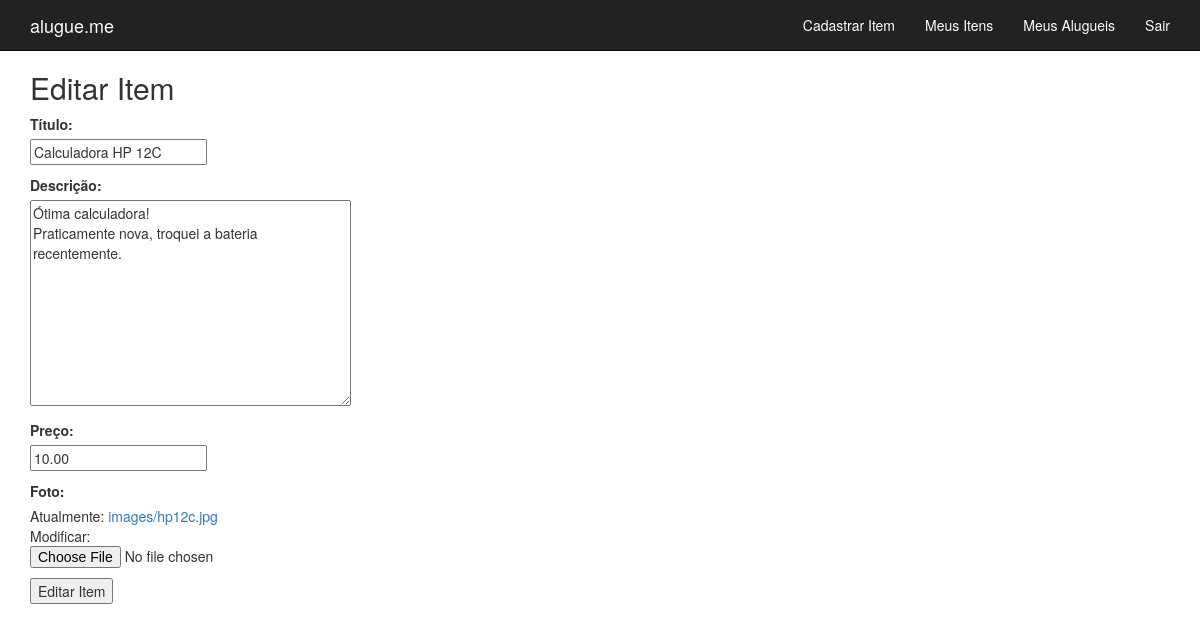
/items/1/edit/ (signed in), run on an earlier commit of the app's database.
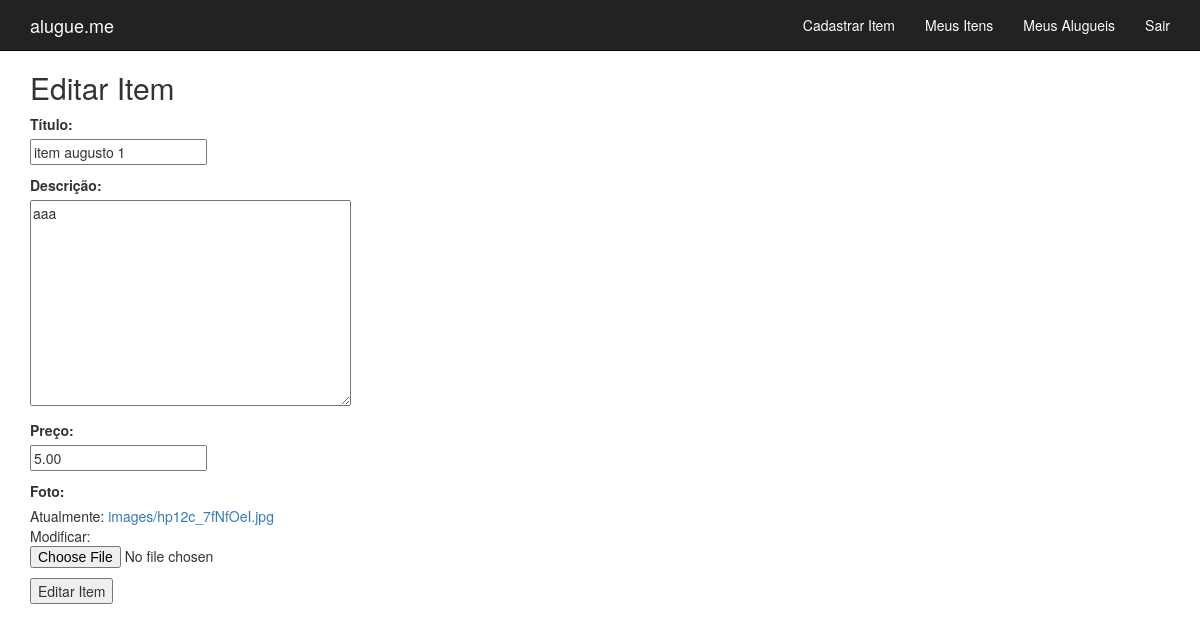
And on a later commit of the database.
### alugueme/models.py (models this page shows, shortened)
class Item(models.Model): # TODO generate thumbnail images?
    AVAILABLE_STATUS = 1
    UNAVAILABLE_STATUS = 2
    STATUS_CHOICES = (
        (AVAILABLE_STATUS, 'Disponível'),
        (UNAVAILABLE_STATUS, 'Indisponível'),
    )
    title = models.CharField(max_length=60, verbose_name='Título')
    description = models.TextField(max_length=800, verbose_name='Descrição')
    published_date = models.DateTimeField(blank=True, null=True)
    owner = models.ForeignKey('auth.User')
    price = models.DecimalField(max_digits=4, decimal_places=2, default=0, verbose_name='Preço')
    image = models.ImageField(upload_to = 'images/', default = 'images/None/no-img.jpg', verbose_name='Foto')
    status = models.IntegerField(choices=STATUS_CHOICES, default=AVAILABLE_STATUS)

### alugueme/views.py (the view)
# urls.py: url(r'^items/(?P<pk>[0-9]+)/edit/$', views.item_edit, name='item_edit'),
@login_required(login_url='login')
def item_edit(request, pk):
    item = get_object_or_404(Item, pk=pk)
    if request.user != item.owner:
        return redirect('index')
    if request.method == "POST":
        form = ItemForm(request.POST, request.FILES, instance=item)
        if form.is_valid():
            item = form.save(commit=False)
            item.owner = request.user
            item.published_date = timezone.now()
            item.save()
            messages.success(request, 'Item alterado com sucesso!')
            return redirect('item_detail', pk=item.pk)
    else:
        form = ItemForm(instance=item)
    return render(request, 'alugueme/item_edit.html', {'form': form, 'title': 'Editar Item'})

### alugueme/forms.py
class ItemForm(forms.ModelForm):
    class Meta:
        model = Item
        fields = ('title', 'description', 'price', 'image')

### alugueme/templates/alugueme/item_edit.html (shortened to what this page needs)
{% extends 'alugueme/base.html' %}
{% block content %}
  <h2>{{ title }}</h2>
  <form method="post" enctype="multipart/form-data" id="new-item-form">
    {% for field in form %}
      <p>
        {{ field.label_tag }}<br>
        {{ field }}
      </p>
    {% endfor %}
    <button type="submit">{{ title }}</button>
  </form>
{% endblock %}

What changed in the data, as far as the page shows it:
changed Item: title "Calculadora HP 12C" → "item augusto 1"; description "Ótima calculadora! Praticamente nova, troquei a bateria recentemente." → "aaa"; price "10.00" → "5.00"
Also different on the page:
text no longer shown: "Atualmente: images/hp12c.jpg Modificar:"
text now shown: "Atualmente: images/hp12c_7fNfOeI.jpg Modificar:"
